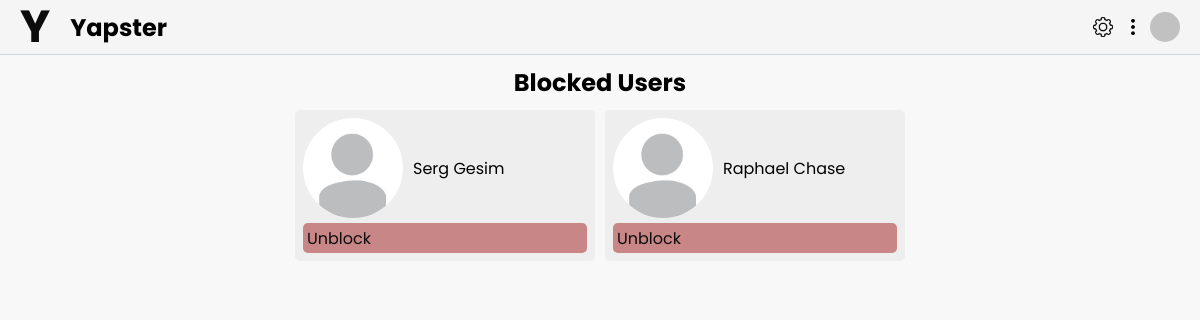
The page /friend/block_list (signed in) on the database its author committed.
### user/models.py (models this page shows, shortened)
class YapsterUser(models.Model):
    user = models.OneToOneField(User, on_delete=models.CASCADE, related_name='yapsteruser')
    gender = models.CharField(max_length=10, null=True, blank=True)
    bio = models.TextField(null=True, blank=True)
    profile_image = models.ImageField(upload_to='profile_images/', blank=True, null=True)
    phone_number = models.CharField(max_length=15, null=True, blank=True)
    city = models.CharField(max_length=50, null=True, blank=True)
    state = models.CharField(max_length=50, null=True, blank=True)
    postcode = models.CharField(max_length=10, null=True, blank=True)
    country = models.CharField(max_length=50, null=True, blank=True)
    is_deleted = models.BooleanField(default=False)
    first_name = models.CharField(max_length=30, null=True, blank=True)
    last_name = models.CharField(max_length=30, null=True, blank=True)
    email = models.EmailField(null=True, blank=True)

### friend/views.py (the view)
# urls.py: path('block_list', views.block_list_view, name='block_list'),
def block_list_view(request):
    blocked_list, created = BlockList.objects.get_or_create(user=request.user.yapsteruser)
    return render(request, 'block_list.html', {'blocked_list': blocked_list.blocked_users.all()})

### friend/templates/block_list.html (shortened to what this page needs)
{% load static %}
<!DOCTYPE html>
<html lang="en">
  <head>
    <link rel="stylesheet" href="{% static 'friend/styles.css' %}" />
    <link rel="stylesheet" href="{% static 'yapster/styles.css' %}" />
  </head>
  <body>
    {% include 'html/navbar.html' %}
    <h2 class="title">Blocked Users</h2>
    <div class="users-cont">
      {% for blocked in blocked_list %}
      <div class="user">
        <div class="user-details">
          <img class="user__profile-image" src="{% static 'images/default_profile.jpg' %}" alt="" />
          <p class="user__name">{{ blocked.user.first_name }} {{ blocked.user.last_name }}</p>
        </div>
        <div class="user__actions">
          <a href="{% url 'friend:unblock_user' blocked.user.id %}">Unblock</a>
        </div>
      </div>
      {% empty %}
      <p>No users found.</p>
      {% endfor %}
    </div>
  </body>
</html>

### friend/static/friend/styles.css (style rules this page uses)
html, body { font-family: "Poppins", sans-serif; }
.title { text-align: center; margin: 10px 0; }
.users-cont { max-width: 950px; margin-inline: auto; display: flex; flex-wrap: wrap; gap: 10px; justify-content: center; }
.user { background-color: rgb(238, 238, 238); width: 300px; display: flex; flex-direction: column; padding: 8px; border-radius: 5px; }
.user-details { display: flex; align-items: center; }
.user__profile-image { width: 100px; border-radius: 50px; }
.user__name { margin-left: 10px; }
.user__actions a { display: block; background-color: rgb(200, 134, 134); height: 30px; margin-top: 5px; border-radius: 5px; padding-inline: 4px; display: flex; align-items: center; transition: 0.1s; }

### static/yapster/styles.css (style rules this page uses)
* { padding: 0; margin: 0; box-sizing: border-box; }
html, body { font-family: "Poppins", serif; }
body { background-color: rgb(248, 248, 248); }
a { text-decoration: none; color: rgb(12, 12, 12); }
img { display: block; width: 100%; height: auto; }

### rows shown on the page
YapsterUser: user.first_name "Serg", user.last_name "Gesim"
YapsterUser: user.first_name "Raphael", user.last_name "Chase"
